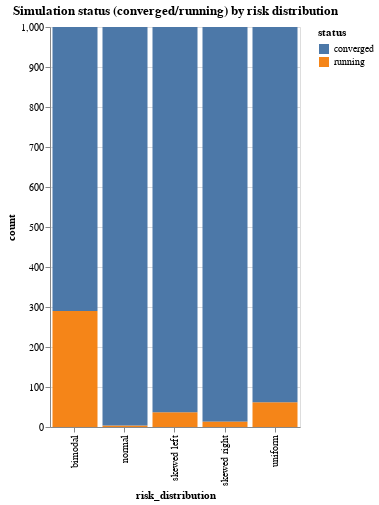

This figure's notebook cell:
### Code cell
import altair as alt

alt.Chart(status_by_dist).mark_bar().encode(
    x='risk_distribution:N',
    y='count',
    color='status:N'
).properties(title="Simulation status (converged/running) by risk distribution", width=250, height=400)

### Figure 1 — Vega-Lite specification as saved in the notebook (floating-point values rounded to 4 significant figures)
{"config": {"view": {"continuousWidth": 300, "continuousHeight": 300}}, "data": {"name": "data-b83bf426d9344c07fa30952e2a78b19e"}, "mark": {"type": "bar"}, "encoding": {"color": {"field": "status", "type": "nominal"}, "x": {"field": "risk_distribution", "type": "nominal"}, "y": {"field": "count", "type": "quantitative"}}, "height": 400, "title": "Simulation status (converged/running) by risk distribution", "width": 250, "$schema": "https://vega.github.io/schema/vega-lite/v5.20.1.json", "datasets": {"data-b83bf426d9344c07fa30952e2a78b19e": [{"risk_distribution": "skewed left", "status": "running", "count": 37}, {"risk_distribution": "skewed right", "status": "converged", "count": 987}, {"risk_distribution": "bimodal", "status": "converged", "count": 710}, {"risk_distribution": "uniform", "status": "running", "count": 62}, {"risk_distribution": "skewed left", "status": "converged", "count": 963}, {"risk_distribution": "bimodal", "status": "running", "count": 290}, {"risk_distribution": "uniform", "status": "converged", "count": 938}, {"risk_distribution": "skewed right", "status": "running", "count": 13}, {"risk_distribution": "normal", "status": "running", "count": 4}, {"risk_distribution": "normal", "status": "converged", "count": 996}]}}
